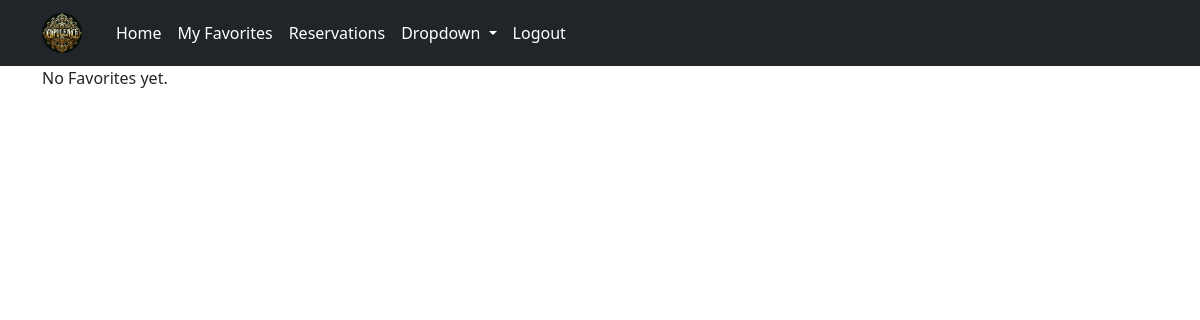
The app's page /favorites/ (signed in), older data.
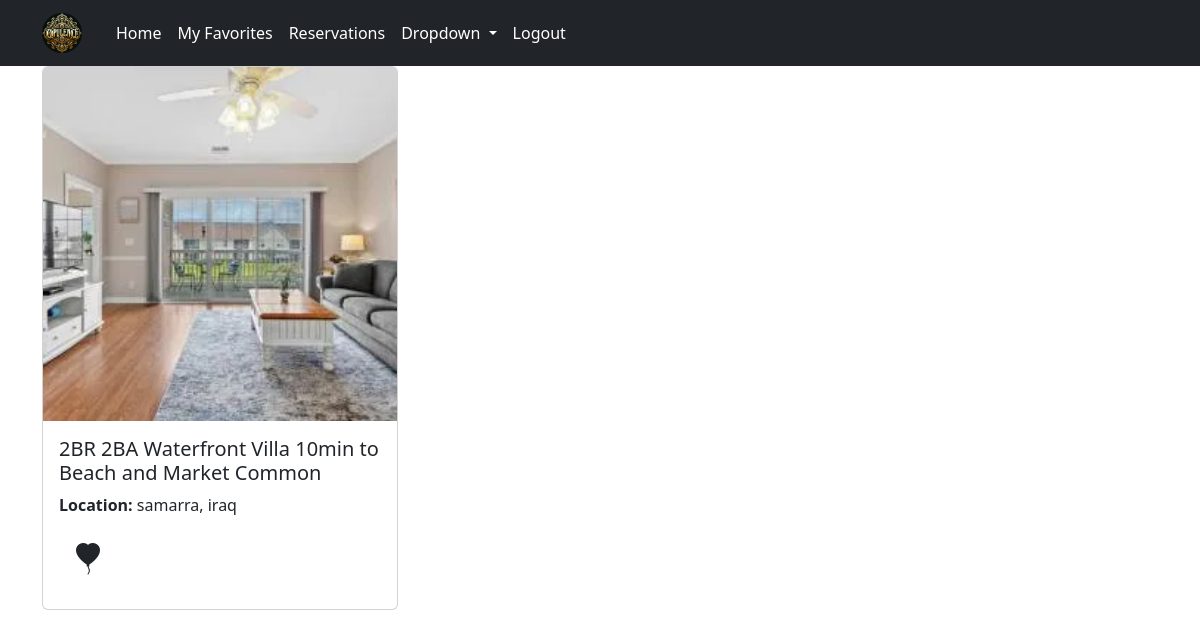
The same page, newer data.
### apartments/models.py (models this page shows, shortened)
class favorite(models.Model):
    user = models.ForeignKey(settings.AUTH_USER_MODEL, null=True, blank=True, on_delete=models.CASCADE)
    apartment = models.ForeignKey(Apartment, on_delete=models.CASCADE)
    class Meta:
        verbose_name = "favorite"
        verbose_name_plural = "favorites"
        unique_together = [['user', 'apartment']]  # Ensure user can add an apartment only once to favorites

class Apartment(models.Model):
    category = models.ForeignKey(Category, on_delete=models.CASCADE)
    country=models.ForeignKey(Country,on_delete=models.SET_NULL,null=True,blank=True)
    city = models.ForeignKey(City, on_delete=models.CASCADE)
    apt_name = models.CharField(max_length=255)
    description = models.TextField()
    cover_image=models.ImageField(upload_to='covers/',null=True)
    district = models.CharField(max_length=30)
    is_active = models.BooleanField(default=True)
    is_booked = models.BooleanField(default=False)
    rooms = models.IntegerField()
    beds = models.IntegerField()
    bath_rooms = models.IntegerField()
    wifi = models.BooleanField(default=False)
    tv = models.BooleanField(default=False)
    price_per_night = models.DecimalField(max_digits=10, decimal_places=2)
    user = models.ForeignKey(settings.AUTH_USER_MODEL, null=True, blank=True, on_delete=models.CASCADE)
    created_at = models.DateTimeField(auto_now_add=True,null=True)
    updated_at = models.DateTimeField(auto_now=True,null=True)

class City(models.Model):
    city_name = models.CharField(max_length=100)
    city_image=models.ImageField(upload_to="cities/",null=True,blank=True)
    postal_code = models.IntegerField()
    country = models.ForeignKey(Country, on_delete=models.CASCADE)
    def __str__(self):
        return self.city_name

class Country(models.Model):
    country_name = models.CharField(max_length=100)
    country_image=models.ImageField(upload_to='countries/', blank=True, null=True)
    def __str__(self):
        return self.country_name

### apartments/views.py (the view)
# urls.py: path('favorites/', views.FavoriteListView.as_view(), name='favorite_list'),
class FavoriteListView(ListView):
    model = favorite
    template_name = "apartment/user_favorites.html"
    def get_context_data(self, **kwargs) :
        context = super().get_context_data(**kwargs)
        context["favorites"] =favorite.objects.filter(user=self.request.user)
        return context

### templates/apartment/user_favorites.html (shortened to what this page needs)
{% extends "base.html" %}
{% block content %}
<div class="container">
    <div class="row row-cols-1 row-cols-md-2 row-cols-lg-3 g-4">
        {% if favorites %}
        {% for favorite in favorites %}
        <div class="col">
            <a href="{% url 'detail' favorite.apartment.id %}" class="card text-decoration-none">
                <img width="200px" src="{% if favorite.apartment.cover_image %}{{ favorite.apartment.cover_image.url }}{% else %}placeholder.jpg{% endif %}" class="card-img-top" alt="Apartment Image">
                <div class="card-body">
                    <h5 class="card-title">{{ favorite.apartment.apt_name }}</h5>
                    <p class="card-text"><strong>Location:</strong> {{ favorite.apartment.city }}, {{ favorite.apartment.country }}</p>
                    <div class="d-flex justify-content-between align-items-center">
                        {% if favorite %}
                        <form method="post" action="{% url 'favorite_delete' favorite.id %}">
                            <button class="btn" type="submit">
                                <h2 title="Remove from favorite" class="bi bi-balloon-heart-fill"></h2>
                              </button>
                        </form>
                        {% endif %}
                    </div>
                </div>
            </a>
        </div>
        {% endfor %}
    </div>
</div>
{% else %}
<p>No Favorites yet.</p
{% endif %}
{% endblock content %}

Row changes from the older to the newer data that the page shows:
added favorite: apartment.cover_image (picture), apartment.apt_name "2BR 2BA Waterfront Villa 10min to Beach and Market Common", apartment.city "samarra", apartment.country "iraq"
Text that changed along with them:
text no longer shown: "No Favorites yet."
